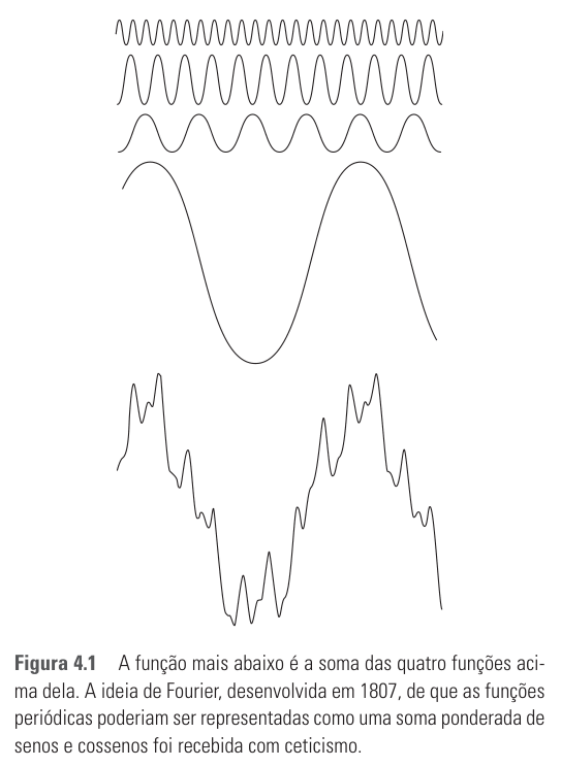
#> input picture aulas-markdown/img/dominio-da-frequencia/p05-00.png, 561 x 769 px; its folder holds 2 pictures in this run
$ python folha-contato.py ../aulas-markdown/img/dominio-da-frequencia ../aulas-markdown/img/dominio-da-frequencia/p06-00.png 5
#> lines starting #> are read from the running program, lines starting #| are printed output that depends on the picture
"""Junta várias imagens em folhas de contato (grade de miniaturas com o nome do arquivo).
Serve para um agente "ver" dezenas de figuras lendo só 1-2 imagens (economia de tokens).
Uso: python3 tools/folha-contato.py <pasta-de-imagens> <saida-prefixo> [colunas=6]
Saída: <saida-prefixo>-1.png, <saida-prefixo>-2.png ... (até 24 miniaturas por folha)"""
import sys, pathlib
import matplotlib
matplotlib.use("Agg")
import matplotlib.pyplot as plt
import matplotlib.image as mpimg

pasta, prefixo = pathlib.Path(sys.argv[1]), sys.argv[2]
cols = int(sys.argv[3]) if len(sys.argv) > 3 else 6
imgs = sorted(p for p in pasta.iterdir() if p.suffix.lower() in (".png", ".jpg", ".jpeg"))
POR_FOLHA = cols * 4
for n, i in enumerate(range(0, len(imgs), POR_FOLHA), 1):
    lote = imgs[i:i + POR_FOLHA]
    linhas = (len(lote) + cols - 1) // cols
    fig, axs = plt.subplots(linhas, cols, figsize=(cols * 2.6, linhas * 2.6), squeeze=False)
    for ax in axs.flat:
        ax.axis("off")
    for ax, p in zip(axs.flat, lote):
        ax.imshow(mpimg.imread(p), cmap="gray")
        ax.set_title(p.name, fontsize=9)
    fig.tight_layout()
    saida = f"{prefixo}-{n}.png"
    fig.savefig(saida, dpi=70)
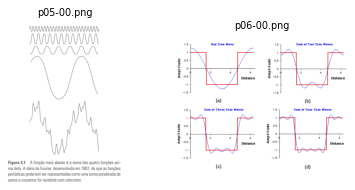
#> figure drawn by matplotlib, 2 panels
    plt.close(fig)
    print(f"OK {saida} ({len(lote)} imagens)")
